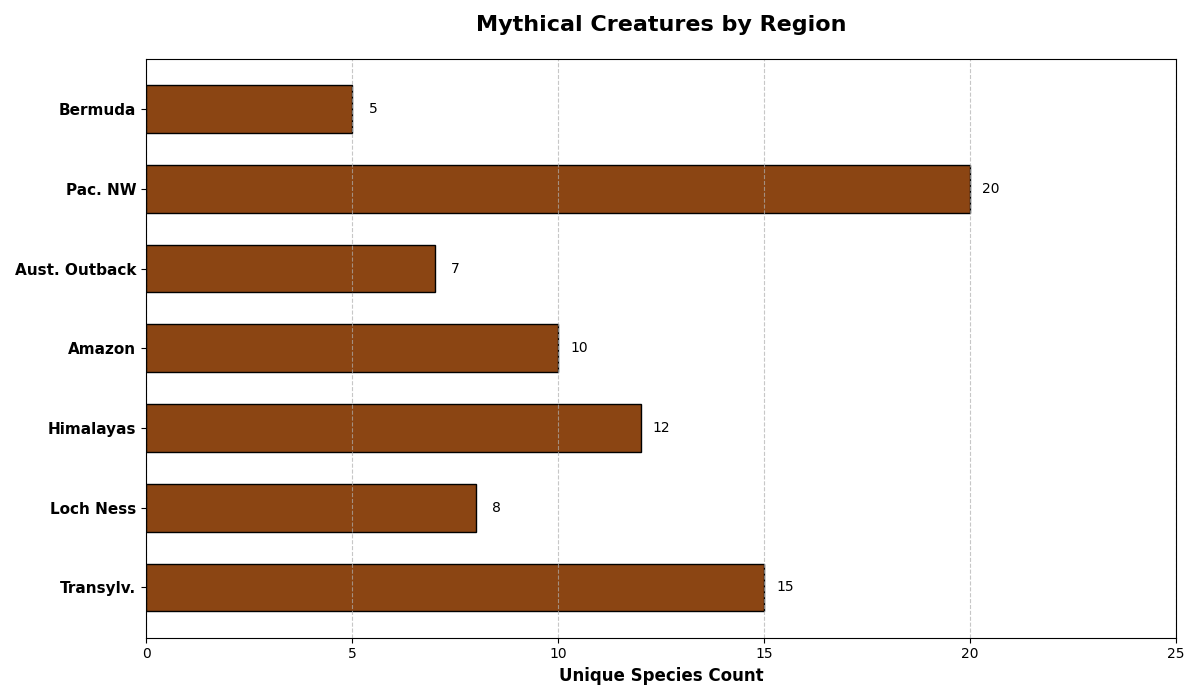

Reproduce this figure in Python.
import matplotlib.pyplot as plt
import numpy as np

regions = ["Transylv.", "Loch Ness", "Himalayas", "Amazon", 
           "Aust. Outback", "Pac. NW", "Bermuda"]

cryptid_counts = [15, 8, 12, 10, 7, 20, 5]

# Apply a single color consistently across all data groups
uniform_color = '#8B4513'  # Use the first color from the original list

fig, ax = plt.subplots(figsize=(12, 7))
bars = ax.barh(regions, cryptid_counts, color=uniform_color, edgecolor='black', height=0.6)

for bar in bars:
    width = bar.get_width()
    ax.text(width + 0.5, bar.get_y() + bar.get_height() / 2,
            f'{int(width)}', ha='center', va='center', fontsize=10, color='black')

ax.set_xlabel('Unique Species Count', fontsize=12, fontweight='bold')
ax.set_title('Mythical Creatures by Region', fontsize=16, fontweight='bold', pad=20)
ax.set_xlim(0, max(cryptid_counts) + 5)
ax.grid(axis='x', linestyle='--', alpha=0.7)

ax.set_yticks(np.arange(len(regions)))
ax.set_yticklabels(regions, fontsize=11, weight='bold')

plt.tight_layout()
plt.show()
